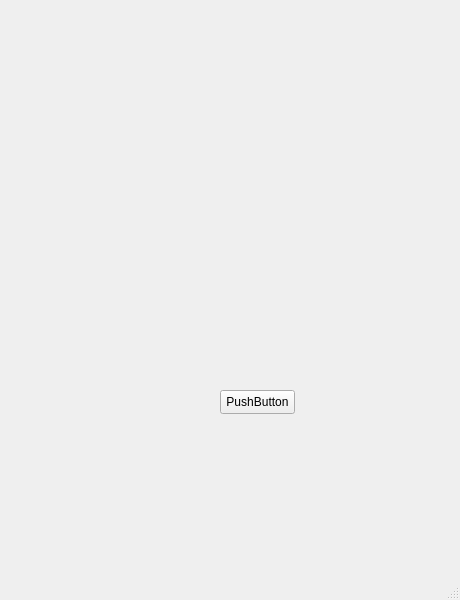
<?xml version="1.0" encoding="UTF-8"?>
<ui version="4.0">
 <class>registerAccountUI</class>
 <widget class="QMainWindow" name="registerAccountUI">
  <property name="geometry">
   <rect>
    <x>0</x>
    <y>0</y>
    <width>460</width>
    <height>600</height>
   </rect>
  </property>
  <property name="windowTitle">
   <string>MainWindow</string>
  </property>
  <widget class="QWidget" name="centralwidget">
   <widget class="QPushButton" name="pushButton">
    <property name="geometry">
     <rect>
      <x>220</x>
      <y>390</y>
      <width>75</width>
      <height>24</height>
     </rect>
    </property>
    <property name="text">
     <string>PushButton</string>
    </property>
   </widget>
  </widget>
  <widget class="QMenuBar" name="menubar">
   <property name="geometry">
    <rect>
     <x>0</x>
     <y>0</y>
     <width>460</width>
     <height>22</height>
    </rect>
   </property>
  </widget>
  <widget class="QStatusBar" name="statusbar"/>
 </widget>
 <resources/>
 <connections/>
</ui>
